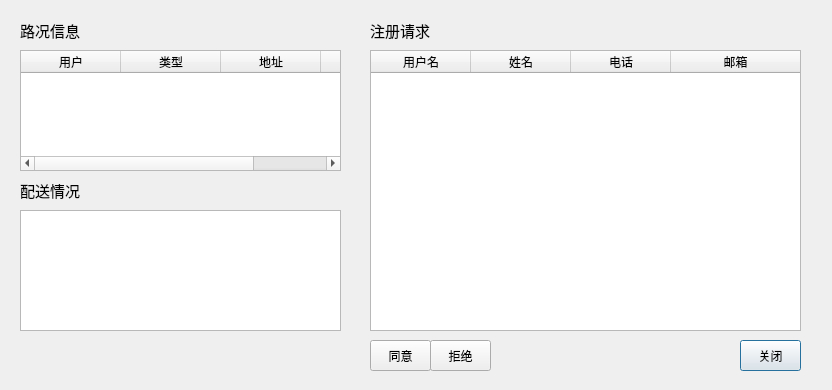
<?xml version="1.0" encoding="UTF-8"?>
<ui version="4.0">
 <class>MessageDlg</class>
 <widget class="QDialog" name="MessageDlg">
  <property name="geometry">
   <rect>
    <x>0</x>
    <y>0</y>
    <width>832</width>
    <height>390</height>
   </rect>
  </property>
  <property name="windowTitle">
   <string>客户端消息</string>
  </property>
  <widget class="QLabel" name="label">
   <property name="geometry">
    <rect>
     <x>370</x>
     <y>20</y>
     <width>80</width>
     <height>20</height>
    </rect>
   </property>
   <property name="font">
    <font>
     <pointsize>11</pointsize>
    </font>
   </property>
   <property name="text">
    <string>注册请求</string>
   </property>
  </widget>
  <widget class="QLabel" name="label_2">
   <property name="geometry">
    <rect>
     <x>20</x>
     <y>20</y>
     <width>80</width>
     <height>20</height>
    </rect>
   </property>
   <property name="font">
    <font>
     <pointsize>11</pointsize>
    </font>
   </property>
   <property name="text">
    <string>路况信息</string>
   </property>
  </widget>
  <widget class="QLabel" name="label_3">
   <property name="geometry">
    <rect>
     <x>20</x>
     <y>180</y>
     <width>80</width>
     <height>20</height>
    </rect>
   </property>
   <property name="font">
    <font>
     <pointsize>11</pointsize>
    </font>
   </property>
   <property name="text">
    <string>配送情况</string>
   </property>
  </widget>
  <widget class="QTableWidget" name="RegTable">
   <property name="geometry">
    <rect>
     <x>370</x>
     <y>50</y>
     <width>431</width>
     <height>281</height>
    </rect>
   </property>
   <property name="frameShadow">
    <enum>QFrame::Sunken</enum>
   </property>
   <property name="showGrid">
    <bool>true</bool>
   </property>
   <attribute name="horizontalHeaderMinimumSectionSize">
    <number>30</number>
   </attribute>
   <attribute name="horizontalHeaderStretchLastSection">
    <bool>true</bool>
   </attribute>
   <attribute name="verticalHeaderVisible">
    <bool>false</bool>
   </attribute>
   <attribute name="verticalHeaderDefaultSectionSize">
    <number>22</number>
   </attribute>
   <attribute name="verticalHeaderStretchLastSection">
    <bool>false</bool>
   </attribute>
   <column>
    <property name="text">
     <string>用户名</string>
    </property>
   </column>
   <column>
    <property name="text">
     <string>姓名</string>
    </property>
   </column>
   <column>
    <property name="text">
     <string>电话</string>
    </property>
   </column>
   <column>
    <property name="text">
     <string>邮箱</string>
    </property>
   </column>
  </widget>
  <widget class="QTableWidget" name="roadTable">
   <property name="geometry">
    <rect>
     <x>20</x>
     <y>50</y>
     <width>321</width>
     <height>121</height>
    </rect>
   </property>
   <attribute name="horizontalHeaderMinimumSectionSize">
    <number>30</number>
   </attribute>
   <attribute name="horizontalHeaderStretchLastSection">
    <bool>true</bool>
   </attribute>
   <attribute name="verticalHeaderVisible">
    <bool>false</bool>
   </attribute>
   <attribute name="verticalHeaderDefaultSectionSize">
    <number>22</number>
   </attribute>
   <column>
    <property name="text">
     <string>用户</string>
    </property>
   </column>
   <column>
    <property name="text">
     <string>类型</string>
    </property>
   </column>
   <column>
    <property name="text">
     <string>地址</string>
    </property>
   </column>
   <column>
    <property name="text">
     <string>详情</string>
    </property>
   </column>
  </widget>
  <widget class="QPushButton" name="pushButton">
   <property name="geometry">
    <rect>
     <x>740</x>
     <y>340</y>
     <width>61</width>
     <height>31</height>
    </rect>
   </property>
   <property name="text">
    <string>关闭</string>
   </property>
  </widget>
  <widget class="QListWidget" name="delvList">
   <property name="geometry">
    <rect>
     <x>20</x>
     <y>210</y>
     <width>321</width>
     <height>121</height>
    </rect>
   </property>
  </widget>
  <widget class="QPushButton" name="acceptBtn">
   <property name="geometry">
    <rect>
     <x>370</x>
     <y>340</y>
     <width>61</width>
     <height>31</height>
    </rect>
   </property>
   <property name="text">
    <string>同意</string>
   </property>
  </widget>
  <widget class="QPushButton" name="rejectBtn">
   <property name="geometry">
    <rect>
     <x>430</x>
     <y>340</y>
     <width>61</width>
     <height>31</height>
    </rect>
   </property>
   <property name="text">
    <string>拒绝</string>
   </property>
  </widget>
 </widget>
 <resources/>
 <connections>
  <connection>
   <sender>pushButton</sender>
   <signal>clicked()</signal>
   <receiver>MessageDlg</receiver>
   <slot>close()</slot>
   <hints>
    <hint type="sourcelabel">
     <x>688</x>
     <y>336</y>
    </hint>
    <hint type="destinationlabel">
     <x>576</x>
     <y>354</y>
    </hint>
   </hints>
  </connection>
 </connections>
</ui>
